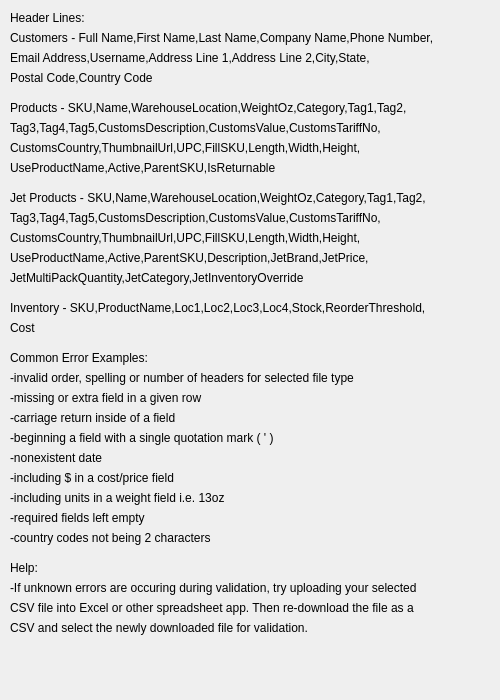
<?xml version="1.0" encoding="UTF-8"?>
<ui version="4.0">
 <class>Help</class>
 <widget class="QDialog" name="Help">
  <property name="geometry">
   <rect>
    <x>0</x>
    <y>0</y>
    <width>500</width>
    <height>700</height>
   </rect>
  </property>
  <property name="windowTitle">
   <string>Dialog</string>
  </property>
  <widget class="QLabel" name="label">
   <property name="geometry">
    <rect>
     <x>10</x>
     <y>10</y>
     <width>151</width>
     <height>16</height>
    </rect>
   </property>
   <property name="text">
    <string>Header Lines:</string>
   </property>
  </widget>
  <widget class="QLabel" name="label_2">
   <property name="geometry">
    <rect>
     <x>10</x>
     <y>30</y>
     <width>481</width>
     <height>16</height>
    </rect>
   </property>
   <property name="text">
    <string>Customers - Full Name,First Name,Last Name,Company Name,Phone Number,</string>
   </property>
  </widget>
  <widget class="QLabel" name="label_3">
   <property name="geometry">
    <rect>
     <x>10</x>
     <y>50</y>
     <width>481</width>
     <height>16</height>
    </rect>
   </property>
   <property name="text">
    <string>Email Address,Username,Address Line 1,Address Line 2,City,State,</string>
   </property>
  </widget>
  <widget class="QLabel" name="label_4">
   <property name="geometry">
    <rect>
     <x>10</x>
     <y>70</y>
     <width>461</width>
     <height>16</height>
    </rect>
   </property>
   <property name="text">
    <string>Postal Code,Country Code</string>
   </property>
  </widget>
  <widget class="QLabel" name="label_5">
   <property name="geometry">
    <rect>
     <x>10</x>
     <y>100</y>
     <width>481</width>
     <height>16</height>
    </rect>
   </property>
   <property name="text">
    <string>Products - SKU,Name,WarehouseLocation,WeightOz,Category,Tag1,Tag2,</string>
   </property>
  </widget>
  <widget class="QLabel" name="label_6">
   <property name="geometry">
    <rect>
     <x>10</x>
     <y>120</y>
     <width>481</width>
     <height>16</height>
    </rect>
   </property>
   <property name="text">
    <string>Tag3,Tag4,Tag5,CustomsDescription,CustomsValue,CustomsTariffNo,</string>
   </property>
  </widget>
  <widget class="QLabel" name="label_7">
   <property name="geometry">
    <rect>
     <x>10</x>
     <y>140</y>
     <width>481</width>
     <height>16</height>
    </rect>
   </property>
   <property name="text">
    <string>CustomsCountry,ThumbnailUrl,UPC,FillSKU,Length,Width,Height,</string>
   </property>
  </widget>
  <widget class="QLabel" name="label_8">
   <property name="geometry">
    <rect>
     <x>10</x>
     <y>160</y>
     <width>471</width>
     <height>16</height>
    </rect>
   </property>
   <property name="text">
    <string>UseProductName,Active,ParentSKU,IsReturnable</string>
   </property>
  </widget>
  <widget class="QLabel" name="label_9">
   <property name="geometry">
    <rect>
     <x>10</x>
     <y>190</y>
     <width>481</width>
     <height>16</height>
    </rect>
   </property>
   <property name="text">
    <string>Jet Products - SKU,Name,WarehouseLocation,WeightOz,Category,Tag1,Tag2,</string>
   </property>
  </widget>
  <widget class="QLabel" name="label_10">
   <property name="geometry">
    <rect>
     <x>10</x>
     <y>210</y>
     <width>481</width>
     <height>16</height>
    </rect>
   </property>
   <property name="text">
    <string>Tag3,Tag4,Tag5,CustomsDescription,CustomsValue,CustomsTariffNo,</string>
   </property>
  </widget>
  <widget class="QLabel" name="label_11">
   <property name="geometry">
    <rect>
     <x>10</x>
     <y>230</y>
     <width>481</width>
     <height>16</height>
    </rect>
   </property>
   <property name="text">
    <string>CustomsCountry,ThumbnailUrl,UPC,FillSKU,Length,Width,Height,</string>
   </property>
  </widget>
  <widget class="QLabel" name="label_12">
   <property name="geometry">
    <rect>
     <x>10</x>
     <y>250</y>
     <width>481</width>
     <height>16</height>
    </rect>
   </property>
   <property name="text">
    <string>UseProductName,Active,ParentSKU,Description,JetBrand,JetPrice,</string>
   </property>
  </widget>
  <widget class="QLabel" name="label_13">
   <property name="geometry">
    <rect>
     <x>10</x>
     <y>270</y>
     <width>481</width>
     <height>16</height>
    </rect>
   </property>
   <property name="text">
    <string>JetMultiPackQuantity,JetCategory,JetInventoryOverride</string>
   </property>
  </widget>
  <widget class="QLabel" name="label_14">
   <property name="geometry">
    <rect>
     <x>10</x>
     <y>300</y>
     <width>481</width>
     <height>16</height>
    </rect>
   </property>
   <property name="text">
    <string>Inventory - SKU,ProductName,Loc1,Loc2,Loc3,Loc4,Stock,ReorderThreshold,</string>
   </property>
  </widget>
  <widget class="QLabel" name="label_15">
   <property name="geometry">
    <rect>
     <x>10</x>
     <y>320</y>
     <width>191</width>
     <height>16</height>
    </rect>
   </property>
   <property name="text">
    <string>Cost</string>
   </property>
  </widget>
  <widget class="QLabel" name="label_16">
   <property name="geometry">
    <rect>
     <x>10</x>
     <y>350</y>
     <width>191</width>
     <height>16</height>
    </rect>
   </property>
   <property name="text">
    <string>Common Error Examples:</string>
   </property>
  </widget>
  <widget class="QLabel" name="label_17">
   <property name="geometry">
    <rect>
     <x>10</x>
     <y>370</y>
     <width>461</width>
     <height>16</height>
    </rect>
   </property>
   <property name="text">
    <string>-invalid order, spelling or number of headers for selected file type</string>
   </property>
  </widget>
  <widget class="QLabel" name="label_18">
   <property name="geometry">
    <rect>
     <x>10</x>
     <y>390</y>
     <width>481</width>
     <height>16</height>
    </rect>
   </property>
   <property name="text">
    <string>-missing or extra field in a given row</string>
   </property>
  </widget>
  <widget class="QLabel" name="label_19">
   <property name="geometry">
    <rect>
     <x>10</x>
     <y>410</y>
     <width>471</width>
     <height>16</height>
    </rect>
   </property>
   <property name="text">
    <string>-carriage return inside of a field</string>
   </property>
  </widget>
  <widget class="QLabel" name="label_20">
   <property name="geometry">
    <rect>
     <x>10</x>
     <y>430</y>
     <width>471</width>
     <height>16</height>
    </rect>
   </property>
   <property name="text">
    <string>-beginning a field with a single quotation mark ( ' )</string>
   </property>
  </widget>
  <widget class="QLabel" name="label_21">
   <property name="geometry">
    <rect>
     <x>10</x>
     <y>450</y>
     <width>471</width>
     <height>16</height>
    </rect>
   </property>
   <property name="text">
    <string>-nonexistent date</string>
   </property>
  </widget>
  <widget class="QLabel" name="label_22">
   <property name="geometry">
    <rect>
     <x>10</x>
     <y>470</y>
     <width>471</width>
     <height>16</height>
    </rect>
   </property>
   <property name="text">
    <string>-including $ in a cost/price field</string>
   </property>
  </widget>
  <widget class="QLabel" name="label_23">
   <property name="geometry">
    <rect>
     <x>10</x>
     <y>490</y>
     <width>481</width>
     <height>16</height>
    </rect>
   </property>
   <property name="text">
    <string>-including units in a weight field i.e. 13oz</string>
   </property>
  </widget>
  <widget class="QLabel" name="label_24">
   <property name="geometry">
    <rect>
     <x>10</x>
     <y>510</y>
     <width>481</width>
     <height>16</height>
    </rect>
   </property>
   <property name="text">
    <string>-required fields left empty</string>
   </property>
  </widget>
  <widget class="QLabel" name="label_25">
   <property name="geometry">
    <rect>
     <x>10</x>
     <y>530</y>
     <width>471</width>
     <height>16</height>
    </rect>
   </property>
   <property name="text">
    <string>-country codes not being 2 characters</string>
   </property>
  </widget>
  <widget class="QLabel" name="label_26">
   <property name="geometry">
    <rect>
     <x>10</x>
     <y>560</y>
     <width>261</width>
     <height>16</height>
    </rect>
   </property>
   <property name="text">
    <string>Help:</string>
   </property>
  </widget>
  <widget class="QLabel" name="label_27">
   <property name="geometry">
    <rect>
     <x>10</x>
     <y>580</y>
     <width>481</width>
     <height>16</height>
    </rect>
   </property>
   <property name="text">
    <string>-If unknown errors are occuring during validation, try uploading your selected</string>
   </property>
  </widget>
  <widget class="QLabel" name="label_28">
   <property name="geometry">
    <rect>
     <x>10</x>
     <y>600</y>
     <width>481</width>
     <height>16</height>
    </rect>
   </property>
   <property name="text">
    <string>CSV file into Excel or other spreadsheet app. Then re-download the file as a</string>
   </property>
  </widget>
  <widget class="QLabel" name="label_29">
   <property name="geometry">
    <rect>
     <x>10</x>
     <y>620</y>
     <width>481</width>
     <height>16</height>
    </rect>
   </property>
   <property name="text">
    <string>CSV and select the newly downloaded file for validation.</string>
   </property>
  </widget>
 </widget>
 <resources/>
 <connections/>
</ui>
